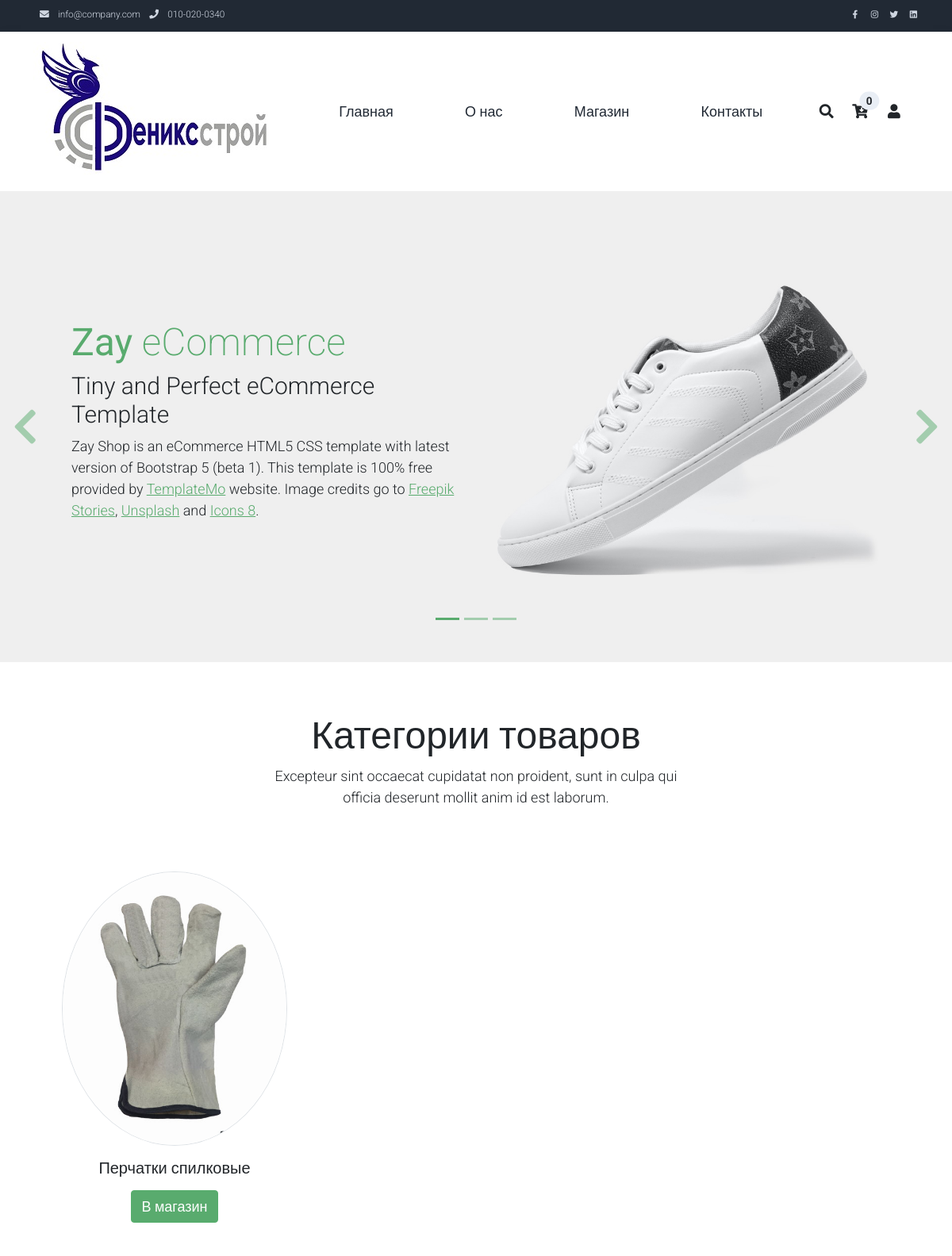
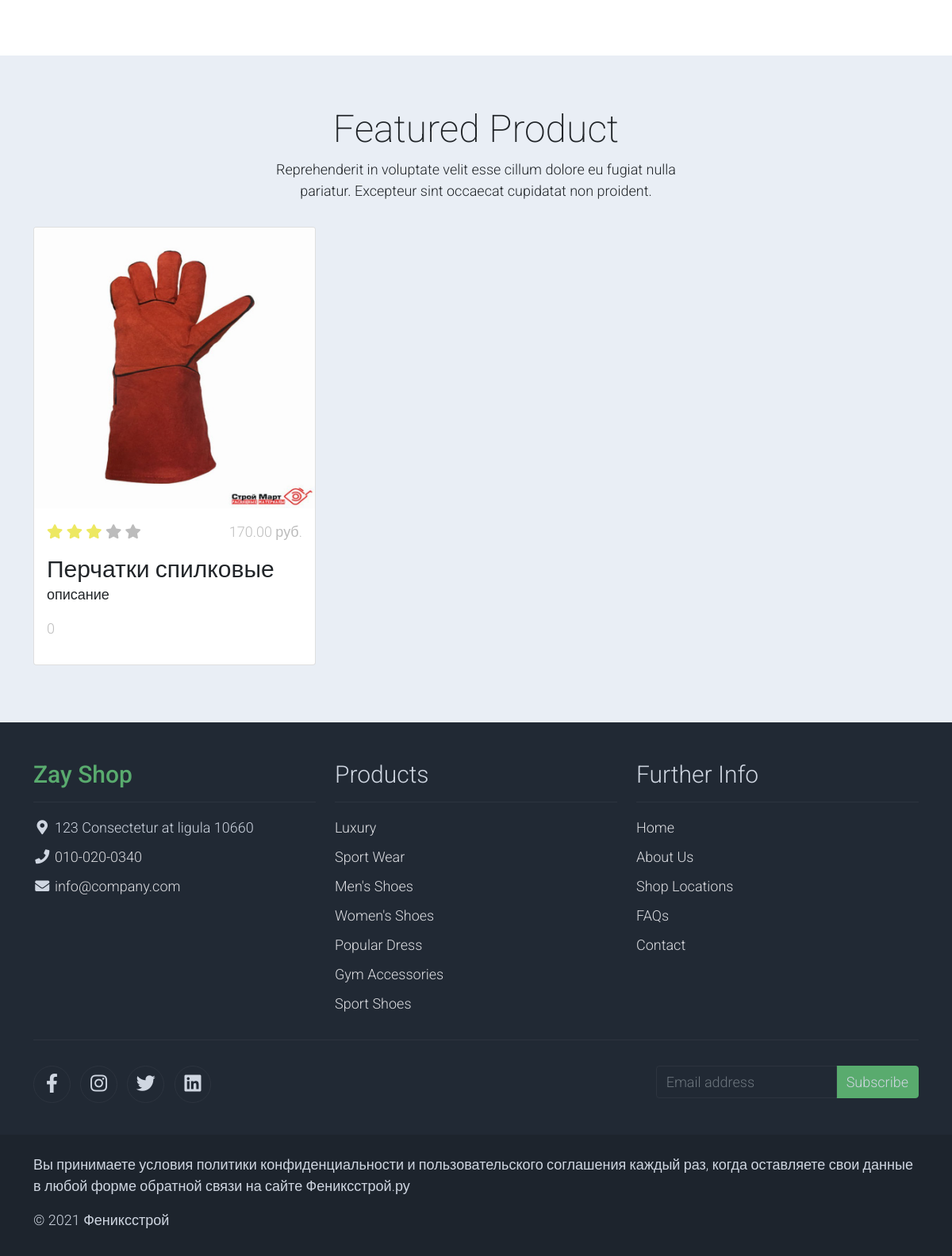
The page / on the database its author committed (2 pictures, top to bottom).
### shop/models.py (models this page shows, shortened)
class Cart(models.Model):
    owner = models.ForeignKey('CustomUser', null=True, verbose_name='Владелец', on_delete=models.CASCADE)
    products = models.ManyToManyField(CartProduct, blank=True, related_name='related_cart')
    total_products = models.PositiveIntegerField(default=0)
    final_price = models.DecimalField(max_digits=9, default=0, decimal_places=2, verbose_name='Общая цена')
    in_order = models.BooleanField(default=False)
    for_anonymous_user = models.BooleanField(default=False)

class Category(models.Model):
    name = models.CharField(max_length=70, verbose_name='Название категории')
    slug = models.SlugField(verbose_name='Псевдоним', unique=True)
    published = models.BooleanField(verbose_name='Опубликовано')
    image = models.ImageField(
        verbose_name='Изображение товара',
        upload_to='categories/',
        null=True,
        blank=True)
    class Meta:
        verbose_name_plural = 'Категории'
        verbose_name = 'Категория'
        ordering = ('name',)
    def get_absolute_url(self):
        return reverse('category_detail', kwargs={'slug': self.slug})

class Product(models.Model):
    MIN_RESOLUTION = (400, 400)
    name = models.CharField(max_length=255, verbose_name='Название товара')
    slug = models.SlugField(unique=True, verbose_name='Псевдоним')
    article_number = models.CharField(
        max_length=20, verbose_name='Артикул', null=True, blank=True)
    manufacturer = models.ForeignKey(
        Manufacturer,
        on_delete=models.SET_NULL,
        verbose_name='Производитель',
        null=True,
        blank=True,
        related_name='manufacturer_products')
    desctriptions = models.TextField(
        verbose_name='Описание товара', null=True, blank=True)
    category = models.ForeignKey(
        Category,
        on_delete=models.SET_NULL,
        verbose_name='Категория товара',
        related_name='category_products',
        null=True)
    price = models.DecimalField(
        max_digits=9,
        decimal_places=2,
        verbose_name='Цена товара, руб.',
        null=True,
        blank=True)
    image = models.ImageField(
        verbose_name='Изображение товара',
        upload_to='products/',
        null=True,
        blank=True)
    rating = models.IntegerField(
        'Рейтинг', null=True, blank=True, default=0)
    published = models.BooleanField(verbose_name='Опубликовано')
    class Meta:
        verbose_name_plural = 'Товары'
        verbose_name = 'Товар'
        ordering = ('price', 'name')
        abstract = True

class Gloves(Product):
    features = models.CharField(
        max_length=255, verbose_name='свойства товара', null=True, blank=True)
    material = models.CharField(
        max_length=70, verbose_name='материал основы', null=True, blank=True)
    coating_material = models.CharField(
        max_length=70, verbose_name='материал покрытия', null=True, blank=True)
    type_coating = models.CharField(
        max_length=70, verbose_name='тип покрытия', null=True, blank=True)
    color = models.CharField(
        max_length=150, verbose_name='цвет', null=True, blank=True)
    size = models.CharField(
        max_length=150, verbose_name='размер', null=True, blank=True)
    quantity_pack = models.CharField(
        max_length=10,
        verbose_name='количество в упаковке',
        null=True,
        blank=True)
    minimum_packaging = models.CharField(
        max_length=10,
        verbose_name='минимальная упаковка',
        null=True,
        blank=True)
    pair_weight = models.CharField(
        max_length=10, verbose_name='вес пары', null=True, blank=True)
    def get_absolute_url(self):
        return get_product_url(self, 'product_detail')

### shop/views.py (the view)
# urls.py: path('', views.BaseView.as_view(), name='base'),
class BaseView(CartMixin, View):
    def get(self, request, *args, **kwargs):
        categories = Category.objects.filter(published=True).all()
        products = LatestProducts.objects.get_products_for_main_page(
            'gloves',
            whith_respect_to='gloves')
        return render(
            request, 'base.html', {
                'categories': categories, 'products': products, 'cart': self.cart})

### shop/mixins.py (called while the page is built)
    def dispatch(self, request, *args, **kwargs):
        if request.user.is_authenticated:
            customer = User.objects.filter(pk=request.user.id).first()
            if not customer:
                customer = User.objects.create(
                    user=request.user
                )
            cart = Cart.objects.filter(owner=customer, in_order=False).first()
            if not cart:
                cart = Cart.objects.create(owner=customer)
        else:
            cart = Cart.objects.filter(for_anonymous_user=True).first()
            if not cart:
                cart = Cart.objects.create(for_anonymous_user=True)
        self.cart = cart
        return super().dispatch(request, *args, **kwargs)

### shop/models.py (called while the page is built, shortened)
def get_product_url(obj, viewname):
    return reverse(viewname, kwargs={'slug': obj.slug})

    @staticmethod
    def get_products_for_main_page(*args, **kwargs):
        with_respect_to = kwargs.get('with_respect_to')
        products = []
        ct_models = ContentType.objects.filter(model__in=args)
        for ct_model in ct_models:
            model_products = (
                ct_model.model_class()._base_manager.all().order_by('-id')[:5])
            products.extend(model_products)
        return products

### templates/base.html (shortened to what this page needs)
<!DOCTYPE html>
<html lang="ru">
{% load static %}
<head>
  <link href="{% static 'assets/css/bootstrap.min.css' %}" rel="stylesheet">
  <link rel="stylesheet" href="{% static 'assets/css/templatemo.css' %}">
  <link rel="stylesheet" href="{% static 'assets/css/custom.css' %}">
  <link rel="stylesheet" href="{% static 'assets/css/fontawesome.min.css' %}">
</head>
<body>
  {% include 'includes/top_nav.html' %}
  {% include 'includes/nav_header.html' %}
{% block content %}
  {% include 'includes/banner_hero.html' %}
  {% include 'includes/categories.html' %}
  {% include 'includes/featured_product.html' %}
{% endblock content %}
  {% include 'includes/footer.html' %}
</body>
</html>

### templates/includes/nav_header.html (shortened to what this page needs)
{% load static %}
<nav class="navbar navbar-expand-lg navbar-light shadow">
    <div class="container d-flex justify-content-between align-items-center">
      <a class="navbar-brand text-success logo h1 align-self-center" href="{% url 'base' %}">
        <img src="{% static 'logo/fenicsstroy2.jpg' %}" alt="">
      </a>
      <div class="align-self-center collapse navbar-collapse flex-fill  d-lg-flex justify-content-lg-between" id="templatemo_main_nav">
        <div class="flex-fill">
          <ul class="nav navbar-nav d-flex justify-content-between mx-lg-auto">
            <li class="nav-item">
              <a class="nav-link" href="{% url 'base' %}">Главная</a>
            </li>
            <li class="nav-item">
              <a class="nav-link" href="{% url 'about:about' %}">О нас</a>
            </li>
            <li class="nav-item">
              <a class="nav-link" href="{% url 'shop' %}">Магазин</a>
            </li>
            <li class="nav-item">
              <a class="nav-link" href="{% url 'about:contact' %}">Контакты</a>
            </li>
          </ul>
        </div>
        <div class="navbar align-self-center d-flex">
          <a class="nav-icon d-none d-lg-inline" href="#" data-bs-toggle="modal" data-bs-target="#templatemo_search">
            <i class="fa fa-fw fa-search text-dark mr-2"></i>
          </a>
          <a class="nav-icon position-relative text-decoration-none" href="{% url 'cart' %}">
            <i class="fa fa-fw fa-cart-arrow-down text-dark mr-1"></i>
            <span class="position-absolute top-0 left-100 translate-middle badge rounded-pill bg-light text-dark">{{ cart.products.count }}</span>
          </a>
          <a class="nav-icon position-relative text-decoration-none" href="#">
            <i class="fa fa-fw fa-user text-dark mr-3"></i>
          </a>
        </div>
      </div>
    </div>
</nav>

### templates/includes/categories.html
<section class="container py-5">
    <div class="row text-center pt-3">
      <div class="col-lg-6 m-auto">
        <h1 class="h1">Категории товаров</h1>
        <p>
          Excepteur sint occaecat cupidatat non proident, sunt in culpa qui officia
          deserunt mollit anim id est laborum.
        </p>
      </div>
    </div>
    <div class="row">
    {% for category in categories %}
      <div class="col-12 col-md-4 p-5 mt-3">
        <a href="{{ category.get_absolute_url }}"><img src="{{ category.image.url }}" class="rounded-circle img-fluid border"></a>
        <h5 class="text-center mt-3 mb-3">{{ category.name }}</h5>
        <p class="text-center"><a href="{% url 'shop' %}" class="btn btn-success">В магазин</a></p>
      </div>
    {% endfor %}
    </div>
</section>

### templates/includes/featured_product.html
<section class="bg-light">
    <div class="container py-5">
      <div class="row text-center py-3">
        <div class="col-lg-6 m-auto">
          <h1 class="h1">Featured Product</h1>
          <p>
            Reprehenderit in voluptate velit esse cillum dolore eu fugiat nulla pariatur.
            Excepteur sint occaecat cupidatat non proident.
          </p>
        </div>
      </div>
      <div class="row">
        {% for product in products %}
        <div class="col-12 col-md-4 mb-4">
          <div class="card h-100">
            <a href="{{ product.get_absolute_url }}">
              <img src="{{ product.image.url }}" class="card-img-top" alt="...">
            </a>
            <div class="card-body">
              <ul class="list-unstyled d-flex justify-content-between">
                <li>
                  <i class="text-warning fa fa-star"></i>
                  <i class="text-warning fa fa-star"></i>
                  <i class="text-warning fa fa-star"></i>
                  <i class="text-muted fa fa-star"></i>
                  <i class="text-muted fa fa-star"></i>
                </li>
                <li class="text-muted text-right">{{ product.price }} руб.</li>
              </ul>
              <a href="{{ product.get_absolute_url }}" class="h2 text-decoration-none text-dark">{{ product.name }}</a>
              <p class="card-text">
                {{ product.desctriptions }}
              </p>
              <p class="text-muted">{{ product.comments.count }}</p>
            </div>
          </div>
        </div>
        {% endfor %}
      </div>
    </div>
</section>

### shop/static/assets/css/templatemo.css (style rules this page uses)
body, ul, li, p, a, label, input, div { font-family: 'Roboto', sans-serif; font-size: 18px !important; font-weight: 300 !important; }
.h1 { font-family: 'Roboto', sans-serif; font-size: 48px !important; font-weight: 200 !important; }
.h2 { font-family: 'Roboto', sans-serif; font-size: 30px !important; font-weight: 300; }
.logo { font-weight: 500 !important; }
.text-warning { color: #ede861 !important; }
.text-muted { color: #bcbcbc !important; }
.text-success { color: #59ab6e !important; }
.bg-light { background-color: #e9eef5 !important; }
.btn-success { background-color: #59ab6e !important; border-color: #56ae6c !important; }
#templatemo_main_nav a { color: #212934; }
#templatemo_main_nav .navbar .nav-icon { margin-right: 20px; }
@media (min-width: 768px) { #templatemo_main_nav .navbar-nav { max-width: 450px; } }
@media (min-width: 992px) { #templatemo_main_nav .navbar-nav { max-width: 550px; } }

### rows shown on the page
Cart: products.count "0"
Category: image (picture), name "Перчатки спилковые"
Gloves: image (picture), price "170.00", name "Перчатки спилковые", desctriptions "описание", comments.count "0"
